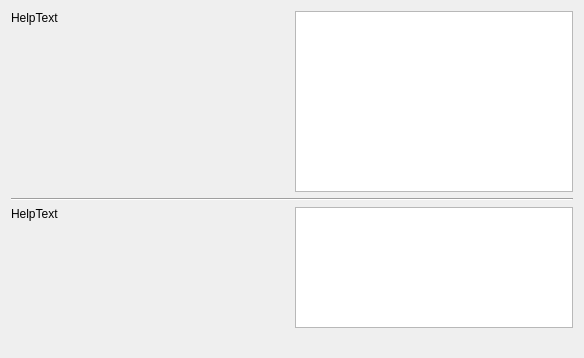
<?xml version="1.0" encoding="UTF-8"?>
<ui version="4.0">
 <class>wpPartManSel</class>
 <widget class="QWizardPage" name="wpPartManSel">
  <property name="geometry">
   <rect>
    <x>0</x>
    <y>0</y>
    <width>584</width>
    <height>358</height>
   </rect>
  </property>
  <property name="windowTitle">
   <string>WizardPage</string>
  </property>
  <property name="title">
   <string>Partitions</string>
  </property>
  <property name="subTitle">
   <string>Select partition manager</string>
  </property>
  <layout class="QGridLayout" name="gridLayout">
   <item row="0" column="0">
    <widget class="QLabel" name="lblHelpText">
     <property name="sizePolicy">
      <sizepolicy hsizetype="MinimumExpanding" vsizetype="Expanding">
       <horstretch>0</horstretch>
       <verstretch>0</verstretch>
      </sizepolicy>
     </property>
     <property name="minimumSize">
      <size>
       <width>150</width>
       <height>0</height>
      </size>
     </property>
     <property name="text">
      <string>HelpText</string>
     </property>
     <property name="textFormat">
      <enum>Qt::RichText</enum>
     </property>
     <property name="alignment">
      <set>Qt::AlignLeading|Qt::AlignLeft|Qt::AlignTop</set>
     </property>
     <property name="wordWrap">
      <bool>true</bool>
     </property>
     <property name="openExternalLinks">
      <bool>true</bool>
     </property>
    </widget>
   </item>
   <item row="0" column="1">
    <widget class="QListWidget" name="partMan">
     <property name="sizePolicy">
      <sizepolicy hsizetype="Expanding" vsizetype="Expanding">
       <horstretch>0</horstretch>
       <verstretch>3</verstretch>
      </sizepolicy>
     </property>
    </widget>
   </item>
   <item row="1" column="0" rowspan="2" colspan="2">
    <widget class="Line" name="line">
     <property name="orientation">
      <enum>Qt::Horizontal</enum>
     </property>
    </widget>
   </item>
   <item row="3" column="0" rowspan="4">
    <widget class="QLabel" name="lblHelpText_2">
     <property name="sizePolicy">
      <sizepolicy hsizetype="MinimumExpanding" vsizetype="Expanding">
       <horstretch>0</horstretch>
       <verstretch>0</verstretch>
      </sizepolicy>
     </property>
     <property name="minimumSize">
      <size>
       <width>150</width>
       <height>0</height>
      </size>
     </property>
     <property name="text">
      <string>HelpText</string>
     </property>
     <property name="textFormat">
      <enum>Qt::RichText</enum>
     </property>
     <property name="alignment">
      <set>Qt::AlignLeading|Qt::AlignLeft|Qt::AlignTop</set>
     </property>
     <property name="wordWrap">
      <bool>true</bool>
     </property>
     <property name="openExternalLinks">
      <bool>true</bool>
     </property>
    </widget>
   </item>
   <item row="6" column="1">
    <spacer name="verticalSpacer">
     <property name="orientation">
      <enum>Qt::Vertical</enum>
     </property>
    </spacer>
   </item>
   <item row="3" column="1">
    <widget class="QListWidget" name="partDisk">
     <property name="sizePolicy">
      <sizepolicy hsizetype="Expanding" vsizetype="Expanding">
       <horstretch>0</horstretch>
       <verstretch>2</verstretch>
      </sizepolicy>
     </property>
    </widget>
   </item>
  </layout>
 </widget>
 <resources/>
 <connections/>
</ui>
